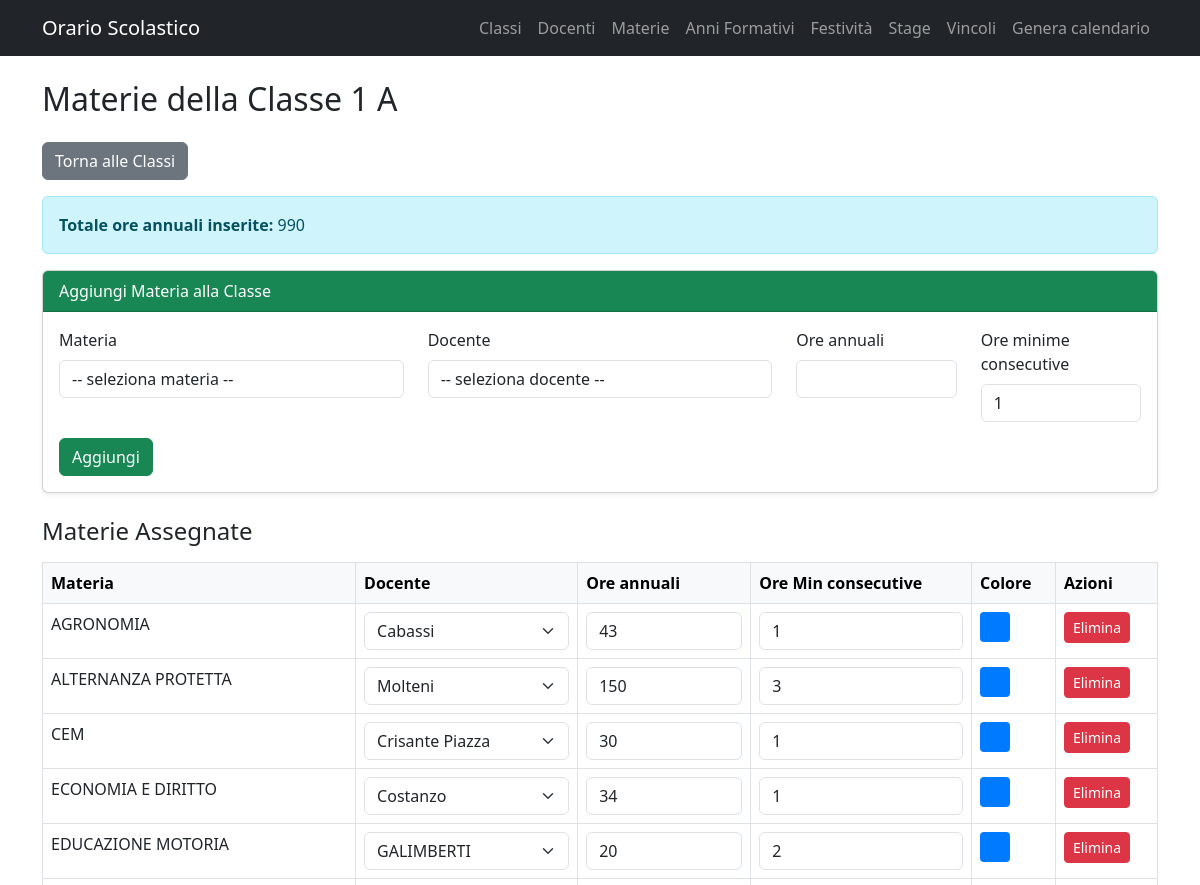
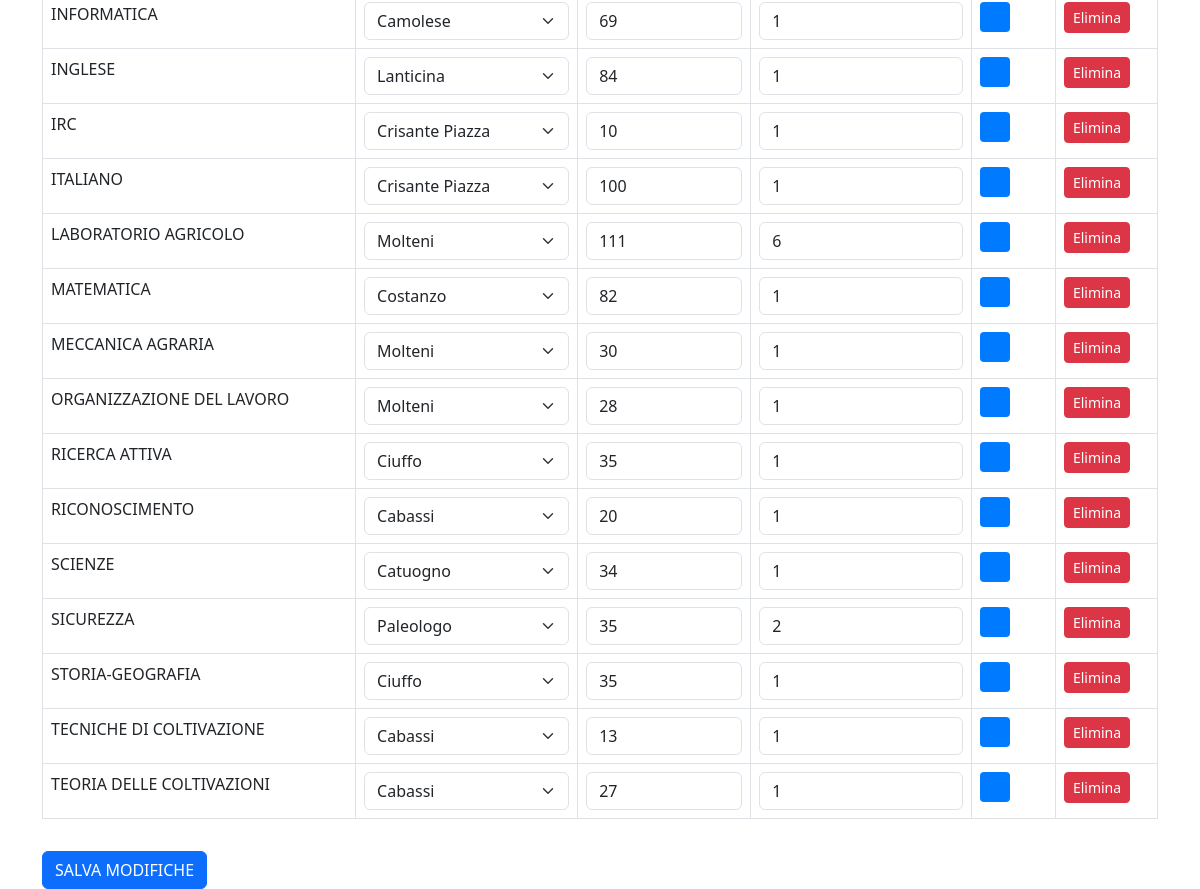
Screenshot of /classi/1/materie with the database file from the repository (2 pictures, top to bottom).
### app/models.py (models this page shows)
class Classe(db.Model):
    id = db.Column(db.Integer, primary_key=True)
    nome_classe = db.Column(db.String(50), nullable=False, unique=True)
    data_inizio = db.Column(db.Date, nullable=True)
    data_fine = db.Column(db.Date, nullable=True)
    ore_massime_giornaliere = db.Column(db.Integer, default=6)
    giorni_lezione = db.Column(db.String(100), default="Lunedì,Martedì,Mercoledì,Giovedì,Venrdì")
    classe_associata_id = db.Column(db.Integer, db.ForeignKey("classe.id"), nullable=True)
    classe_associata = db.relationship("Classe", remote_side=[id])
    materie_assegnate = db.relationship(
        "MateriaClasse",
        backref="classe",
        cascade="all, delete-orphan"
    )
    calendario = db.relationship(
        "CalendarioClasse",
        backref="classe",
        uselist=False,
        cascade="all, delete-orphan"
    )

class MateriaClasse(db.Model):
    id = db.Column(db.Integer, primary_key=True)
    classe_id = db.Column(db.Integer, db.ForeignKey("classe.id"), nullable=False)
    materia_id = db.Column(db.Integer, db.ForeignKey("materia.id"), nullable=False)
    materia = db.relationship("Materia")
    ore_annuali = db.Column(db.Integer, nullable=False)
    docente_id = db.Column(db.Integer, db.ForeignKey("docente.id"), nullable=False)
    docente = db.relationship("Docente")
    ore_minime_consecutive = db.Column(db.Integer, nullable=False, default=1)

class Materia(db.Model):
    id = db.Column(db.Integer, primary_key=True)
    nome = db.Column(db.String(100), nullable=False, unique=True)
    colore = db.Column(db.String(20), default="#007bff")
    is_professionale = db.Column(db.Boolean, default=False)

class Docente(db.Model):
    id = db.Column(db.Integer, primary_key=True)
    nome_docente = db.Column(db.String(100), nullable=False)
    insegnamenti = db.relationship("MateriaClasse", backref="docente_rel", cascade="all, delete-orphan")

### app/routes/classi.py (the view)
@classi_bp.route("/<int:classe_id>/materie")
def materie_classe(classe_id):
    classe = Classe.query.get_or_404(classe_id)
    materie = Materia.query.order_by(db.func.lower(Materia.nome)).all()
    docenti = Docente.query.order_by(Docente.nome_docente).all()
    materie_classe = (
        MateriaClasse.query
        .filter_by(classe_id=classe_id)
        .join(Materia)
        .order_by(db.func.lower(Materia.nome))
        .all()
    )
    MateriaClasse.query.filter_by(classe_id=classe_id).all()
    totale_ore = sum(mc.ore_annuali for mc in materie_classe)
    return render_template(
        "classi_materie.html",
        classe=classe,
        materie=materie,
        docenti=docenti,
        materie_classe=materie_classe,
        totale_ore=totale_ore
    )

### app/templates/classi_materie.html (shortened to what this page needs)
{% extends "base.html" %}
{% block content %}
<div class="container mt-4">
    <h2 class="mb-4">Materie della Classe {{ classe.nome_classe }}</h2>
    <div class="mb-3">
        <a href="{{ url_for('classi.lista_classi') }}" class="btn btn-secondary">
            Torna alle Classi
        </a>
    </div>
    <div class="alert alert-info">
        <strong>Totale ore annuali inserite:</strong> {{ totale_ore }}
    </div>
    <div class="card shadow-sm mb-4">
        <div class="card-header bg-success text-white">
            Aggiungi Materia alla Classe
        </div>
        <div class="card-body">
            <form method="POST" action="{{ url_for('classi.crea_materia_classe', classe_id=classe.id) }}">
                <div class="row mb-3">
                    <div class="col-md-4">
                        <label class="form-label">Materia</label>
                        <select name="materia_id" class="form-control" required>
                            <option value="" disabled selected>-- seleziona materia --</option>
                        </select>
                    </div>
                    <div class="col-md-4">
                        <label class="form-label">Docente</label>
                        <select name="docente_id" class="form-control" required>
                            <option value="" disabled selected>-- seleziona docente --</option>
                        </select>
                    </div>
                    <div class="col-md-2">
                        <label class="form-label">Ore annuali</label>
                        <input type="number" name="ore_annuali" class="form-control" min="1" max="1000" required>
                    </div>
                    <div class="col-md-2">
                        <label class="form-label">Ore minime consecutive</label>
                        <input type="number" name="ore_minime_consecutive" class="form-control"
                               min="1" max="{{ classe.ore_massime_giornaliere }}" value="1" required>
                    </div>
                </div>
                <button class="btn btn-success">Aggiungi</button>
            </form>
        </div>
    </div>
    <h4>Materie Assegnate</h4>
    <form method="POST" action="{{ url_for('classi.salva_modifiche_materie', classe_id=classe.id) }}">
        <table class="table table-bordered mt-3">
            <thead class="table-light">
                <tr>
                    <th>Materia</th>
                    <th>Docente</th>
                    <th>Ore annuali</th>
                    <th>Ore Min consecutive</th>
                    <th>Colore</th>
                    <th>Azioni</th>
                </tr>
            </thead>
            <tbody>
                {% for mc in materie_classe %}
                <tr>
                    <td>{{ mc.materia.nome }}</td>
                    <td>
                        <select name="docente_{{ mc.id }}" class="form-select">
                            {% for d in docenti %}
                            <option value="{{ d.id }}" {% if d.id == mc.docente_id %}selected{% endif %}>
                                {{ d.nome_docente }}
                            </option>
                            {% endfor %}
                        </select>
                    </td>
                    <td>
                        <input type="number" name="ore_{{ mc.id }}" class="form-control"
                               value="{{ mc.ore_annuali }}" min="1" max="1000">
                    </td>
                    <td>
                        <input type="number" name="minime_{{ mc.id }}" class="form-control"
                               value="{{ mc.ore_minime_consecutive }}"
                               min="1" max="{{ classe.ore_massime_giornaliere }}">
                    </td>
                    <td>
                        <div style="width:30px; height:30px; background:{{ mc.materia.colore }}; border-radius:4px;"></div>
                    </td>
                    <td>
                        <form method="POST" action="{{ url_for('classi.elimina_materia_classe', materia_classe_id=mc.id) }}">
                            <button class="btn btn-danger btn-sm">Elimina</button>
                        </form>
                    </td>
                </tr>
                {% endfor %}
            </tbody>
        </table>
        <button class="btn btn-primary mt-3">SALVA MODIFICHE</button>
    </form>
</div>
{% endblock %}

### rows the page displays
Classe: nome_classe "1 A"
MateriaClasse: materia.nome "AGRONOMIA", docente+id "Cabassi", ore_annuali "43", ore_minime_consecutive "1"
MateriaClasse: materia.nome "ALTERNANZA PROTETTA", docente+id "Molteni", ore_annuali "150", id "3"
MateriaClasse: materia.nome "CEM", docente+id "Crisante Piazza", ore_annuali "30", ore_minime_consecutive "1"
MateriaClasse: materia.nome "ECONOMIA E DIRITTO", docente+id "Costanzo", ore_annuali "34", ore_minime_consecutive "1"
MateriaClasse: materia.nome "EDUCAZIONE MOTORIA", docente+id "GALIMBERTI", ore_annuali "20", ore_minime_consecutive "2"
MateriaClasse: materia.nome "INFORMATICA", docente+id "Camolese", ore_annuali "69", ore_minime_consecutive "1"
MateriaClasse: materia.nome "INGLESE", docente+id "Lanticina", ore_annuali "84", ore_minime_consecutive "1"
MateriaClasse: materia.nome "IRC", docente+id "Crisante Piazza", ore_annuali "10", ore_minime_consecutive "1"
MateriaClasse: materia.nome "ITALIANO", docente+id "Crisante Piazza", ore_annuali "100", id "1"
MateriaClasse: materia.nome "LABORATORIO AGRICOLO", docente+id "Molteni", ore_annuali "111", ore_minime_consecutive "6"
MateriaClasse: materia.nome "MATEMATICA", docente+id "Costanzo", ore_annuali "82", ore_minime_consecutive "1"
MateriaClasse: materia.nome "MECCANICA AGRARIA", docente+id "Molteni", ore_annuali "30", ore_minime_consecutive "1"
MateriaClasse: materia.nome "ORGANIZZAZIONE DEL LAVORO", docente+id "Molteni", ore_annuali "28", ore_minime_consecutive "1"
MateriaClasse: materia.nome "RICERCA ATTIVA", docente+id "Ciuffo", ore_annuali "35", ore_minime_consecutive "1"
MateriaClasse: materia.nome "RICONOSCIMENTO", docente+id "Cabassi", ore_annuali "20", ore_minime_consecutive "1"
MateriaClasse: materia.nome "SCIENZE", docente+id "Catuogno", ore_annuali "34", ore_minime_consecutive "1"
MateriaClasse: materia.nome "SICUREZZA", docente+id "Paleologo", ore_annuali "35", ore_minime_consecutive "2"
MateriaClasse: materia.nome "STORIA-GEOGRAFIA", docente+id "Ciuffo", ore_annuali "35", ore_minime_consecutive "1"
MateriaClasse: materia.nome "TECNICHE DI COLTIVAZIONE", docente+id "Cabassi", ore_annuali "13", ore_minime_consecutive "1"
MateriaClasse: materia.nome "TEORIA DELLE COLTIVAZIONI", docente+id "Cabassi", ore_annuali "27", ore_minime_consecutive "1"

### other values shown
{{ totale_ore }} "990"
